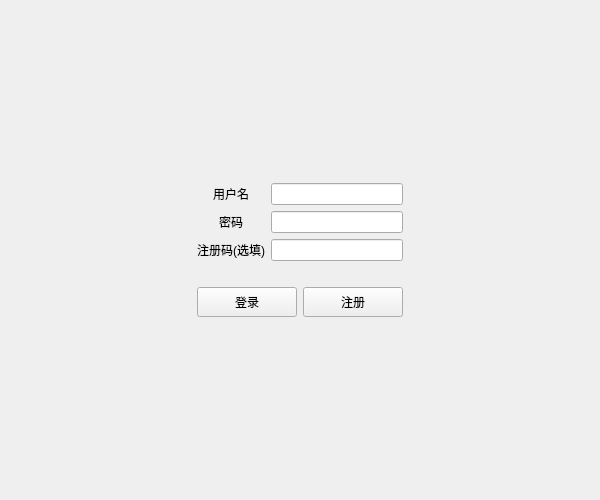
<?xml version="1.0" encoding="UTF-8"?>
<ui version="4.0">
 <class>Login</class>
 <widget class="QMainWindow" name="Login">
  <property name="geometry">
   <rect>
    <x>0</x>
    <y>0</y>
    <width>600</width>
    <height>500</height>
   </rect>
  </property>
  <property name="sizePolicy">
   <sizepolicy hsizetype="Preferred" vsizetype="Preferred">
    <horstretch>0</horstretch>
    <verstretch>0</verstretch>
   </sizepolicy>
  </property>
  <property name="minimumSize">
   <size>
    <width>600</width>
    <height>500</height>
   </size>
  </property>
  <property name="maximumSize">
   <size>
    <width>600</width>
    <height>500</height>
   </size>
  </property>
  <property name="windowTitle">
   <string>导航</string>
  </property>
  <property name="autoFillBackground">
   <bool>true</bool>
  </property>
  <property name="documentMode">
   <bool>true</bool>
  </property>
  <widget class="QWidget" name="centralwidget">
   <layout class="QGridLayout" name="gridLayout_6">
    <item row="2" column="1">
     <spacer name="verticalSpacer">
      <property name="orientation">
       <enum>Qt::Vertical</enum>
      </property>
      <property name="sizeHint" stdset="0">
       <size>
        <width>20</width>
        <height>40</height>
       </size>
      </property>
     </spacer>
    </item>
    <item row="1" column="0">
     <spacer name="horizontalSpacer">
      <property name="orientation">
       <enum>Qt::Horizontal</enum>
      </property>
      <property name="sizeHint" stdset="0">
       <size>
        <width>40</width>
        <height>20</height>
       </size>
      </property>
     </spacer>
    </item>
    <item row="1" column="3">
     <spacer name="horizontalSpacer_2">
      <property name="orientation">
       <enum>Qt::Horizontal</enum>
      </property>
      <property name="sizeHint" stdset="0">
       <size>
        <width>40</width>
        <height>20</height>
       </size>
      </property>
     </spacer>
    </item>
    <item row="1" column="1" colspan="2">
     <widget class="QWidget" name="login_window" native="true">
      <layout class="QGridLayout" name="gridLayout_2">
       <item row="1" column="2">
        <spacer name="horizontalSpacer_3">
         <property name="orientation">
          <enum>Qt::Horizontal</enum>
         </property>
         <property name="sizeHint" stdset="0">
          <size>
           <width>10</width>
           <height>20</height>
          </size>
         </property>
        </spacer>
       </item>
       <item row="2" column="1">
        <spacer name="verticalSpacer_3">
         <property name="orientation">
          <enum>Qt::Vertical</enum>
         </property>
         <property name="sizeType">
          <enum>QSizePolicy::Minimum</enum>
         </property>
         <property name="sizeHint" stdset="0">
          <size>
           <width>20</width>
           <height>20</height>
          </size>
         </property>
        </spacer>
       </item>
       <item row="4" column="1">
        <spacer name="verticalSpacer_5">
         <property name="orientation">
          <enum>Qt::Vertical</enum>
         </property>
         <property name="sizeHint" stdset="0">
          <size>
           <width>40</width>
           <height>10</height>
          </size>
         </property>
        </spacer>
       </item>
       <item row="0" column="1">
        <spacer name="verticalSpacer_4">
         <property name="orientation">
          <enum>Qt::Vertical</enum>
         </property>
         <property name="sizeType">
          <enum>QSizePolicy::Expanding</enum>
         </property>
         <property name="sizeHint" stdset="0">
          <size>
           <width>40</width>
           <height>10</height>
          </size>
         </property>
        </spacer>
       </item>
       <item row="1" column="1">
        <layout class="QGridLayout" name="gridLayout">
         <item row="0" column="0">
          <widget class="QLabel" name="user">
           <property name="text">
            <string>用户名</string>
           </property>
           <property name="alignment">
            <set>Qt::AlignCenter</set>
           </property>
          </widget>
         </item>
         <item row="2" column="1">
          <widget class="QLineEdit" name="lineEdit_registCode">
           <property name="inputMask">
            <string/>
           </property>
           <property name="text">
            <string/>
           </property>
           <property name="frame">
            <bool>true</bool>
           </property>
           <property name="echoMode">
            <enum>QLineEdit::Password</enum>
           </property>
           <property name="cursorMoveStyle">
            <enum>Qt::LogicalMoveStyle</enum>
           </property>
          </widget>
         </item>
         <item row="2" column="0">
          <widget class="QLabel" name="regis_code">
           <property name="text">
            <string>注册码(选填)</string>
           </property>
           <property name="alignment">
            <set>Qt::AlignCenter</set>
           </property>
          </widget>
         </item>
         <item row="1" column="0">
          <widget class="QLabel" name="password">
           <property name="text">
            <string>密码</string>
           </property>
           <property name="alignment">
            <set>Qt::AlignCenter</set>
           </property>
          </widget>
         </item>
         <item row="1" column="1">
          <widget class="QLineEdit" name="lineEdit_password">
           <property name="echoMode">
            <enum>QLineEdit::Password</enum>
           </property>
          </widget>
         </item>
         <item row="0" column="1">
          <widget class="QLineEdit" name="lineEdit_userName"/>
         </item>
        </layout>
       </item>
       <item row="3" column="1">
        <layout class="QHBoxLayout" name="horizontalLayout">
         <item>
          <widget class="QPushButton" name="pushButton_login">
           <property name="sizePolicy">
            <sizepolicy hsizetype="Expanding" vsizetype="Fixed">
             <horstretch>0</horstretch>
             <verstretch>0</verstretch>
            </sizepolicy>
           </property>
           <property name="minimumSize">
            <size>
             <width>100</width>
             <height>30</height>
            </size>
           </property>
           <property name="maximumSize">
            <size>
             <width>200</width>
             <height>100</height>
            </size>
           </property>
           <property name="text">
            <string>登录</string>
           </property>
          </widget>
         </item>
         <item>
          <widget class="QPushButton" name="pushButton_regist">
           <property name="sizePolicy">
            <sizepolicy hsizetype="Expanding" vsizetype="Fixed">
             <horstretch>0</horstretch>
             <verstretch>0</verstretch>
            </sizepolicy>
           </property>
           <property name="minimumSize">
            <size>
             <width>100</width>
             <height>30</height>
            </size>
           </property>
           <property name="maximumSize">
            <size>
             <width>200</width>
             <height>100</height>
            </size>
           </property>
           <property name="text">
            <string>注册</string>
           </property>
          </widget>
         </item>
        </layout>
       </item>
       <item row="1" column="0">
        <spacer name="horizontalSpacer_4">
         <property name="orientation">
          <enum>Qt::Horizontal</enum>
         </property>
         <property name="sizeHint" stdset="0">
          <size>
           <width>10</width>
           <height>20</height>
          </size>
         </property>
        </spacer>
       </item>
      </layout>
     </widget>
    </item>
    <item row="0" column="1">
     <spacer name="verticalSpacer_2">
      <property name="orientation">
       <enum>Qt::Vertical</enum>
      </property>
      <property name="sizeHint" stdset="0">
       <size>
        <width>20</width>
        <height>40</height>
       </size>
      </property>
     </spacer>
    </item>
   </layout>
  </widget>
  <action name="action">
   <property name="text">
    <string>新建文件(&amp;N)</string>
   </property>
  </action>
  <action name="action_O">
   <property name="text">
    <string>打开文件(&amp;O)</string>
   </property>
  </action>
  <action name="action_S">
   <property name="text">
    <string>保存文件(&amp;S) </string>
   </property>
  </action>
  <action name="action_C">
   <property name="text">
    <string>关闭退出(&amp;C)</string>
   </property>
  </action>
  <action name="action_X">
   <property name="text">
    <string>剪切(&amp;X) </string>
   </property>
  </action>
  <action name="action_C_2">
   <property name="text">
    <string>复制(&amp;C)</string>
   </property>
  </action>
  <action name="action_V">
   <property name="text">
    <string>粘贴(&amp;V)</string>
   </property>
  </action>
  <action name="actionGouj">
   <property name="text">
    <string>构建项目(&amp;B)</string>
   </property>
  </action>
  <action name="action_T">
   <property name="text">
    <string>帮助文档(&amp;T)</string>
   </property>
  </action>
  <action name="action_A">
   <property name="text">
    <string>关于(&amp;A)</string>
   </property>
  </action>
 </widget>
 <resources/>
 <connections/>
</ui>
